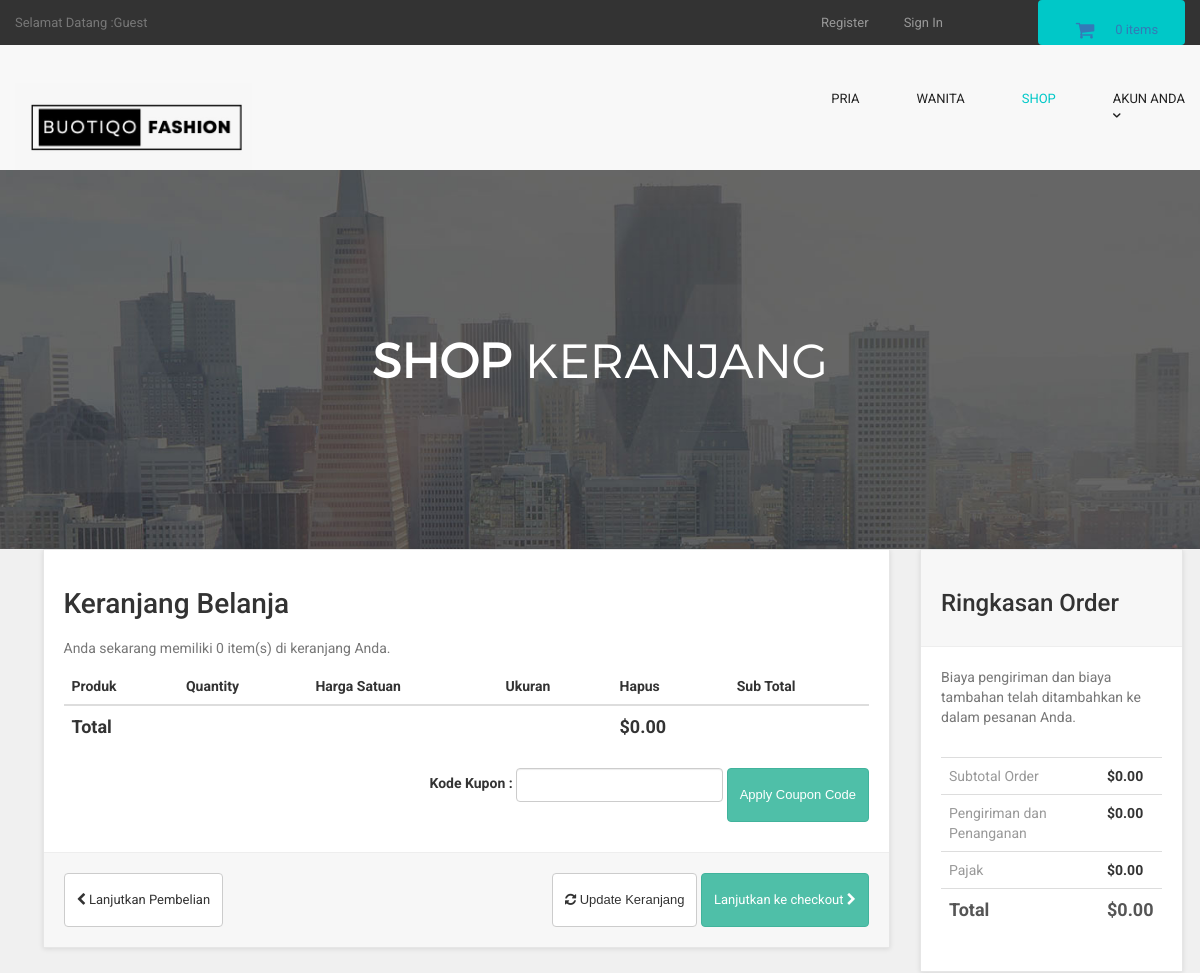
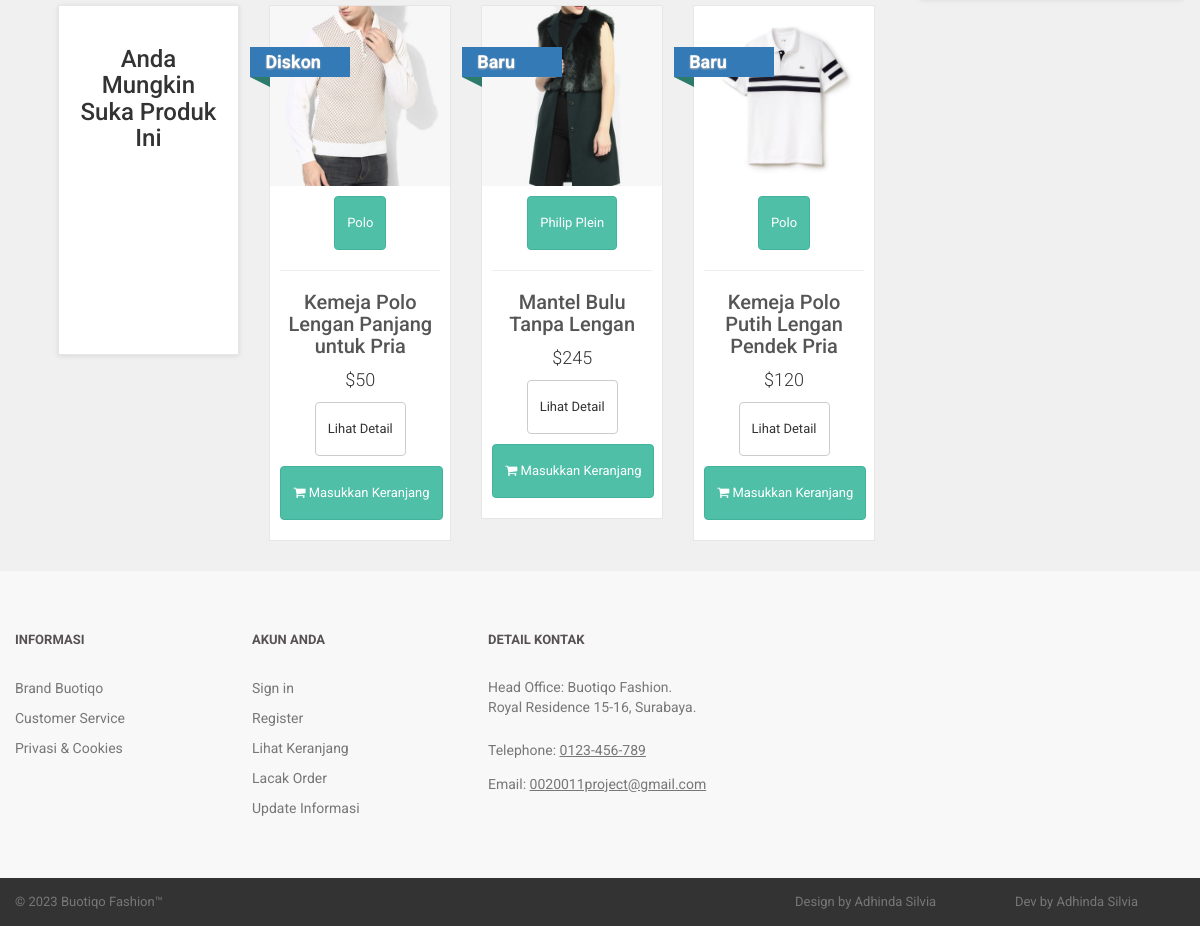
The page /cart_body.php on the database its author committed (2 pictures, top to bottom).
### tables this page shows
CREATE TABLE `products` (
  `product_id` int(10) NOT NULL AUTO_INCREMENT,
  `p_cat_id` int(10) NOT NULL,
  `cat_id` int(10) NOT NULL,
  `manufacturer_id` int(10) NOT NULL,
  `date` timestamp NOT NULL DEFAULT current_timestamp() ON UPDATE current_timestamp(),
  `product_title` text NOT NULL,
  `product_url` text NOT NULL,
  `product_img1` text NOT NULL,
  `product_img2` text NOT NULL,
  `product_img3` text NOT NULL,
  `product_price` int(10) NOT NULL,
  `product_psp_price` int(100) NOT NULL,
  `product_desc` text NOT NULL,
  `product_features` text NOT NULL,
  `product_video` text NOT NULL,
  `product_keywords` text NOT NULL,
  `product_label` text NOT NULL,
  `status` varchar(255) NOT NULL,
  PRIMARY KEY (`product_id`)
);

CREATE TABLE `manufacturers` (
  `manufacturer_id` int(10) NOT NULL AUTO_INCREMENT,
  `manufacturer_title` text NOT NULL,
  `manufacturer_top` text NOT NULL,
  `manufacturer_image` text NOT NULL,
  PRIMARY KEY (`manufacturer_id`)
);

### cart_body.php (the view, shortened to what this page needs)
<?php
include("includes/db.php");
include("includes/header.php");
include("functions/functions.php");
include("includes/main.php");
?>
  <main>
    <div class="nero">
      <div class="nero__heading">
        <span class="nero__bold">SHOP</span> Keranjang
      </div>
    </div>
  </main>
<div id="content" >
<div class="container" >
<div class="col-md-9" id="cart" >
<div class="box" >
<form action="cart.php" method="post" enctype="multipart-form-data" >
<h1> Keranjang Belanja </h1>
<?php
$ip_add = getRealUserIp();
$select_cart = "select * from cart where ip_add='$ip_add'";
$run_cart = mysqli_query($con,$select_cart);
$count = mysqli_num_rows($run_cart);
?>
<p class="text-muted" > Anda sekarang memiliki <?php echo $count; ?> item(s) di keranjang Anda. </p>
<div class="table-responsive" >
<table class="table" >
<thead>
<tr>
<th colspan="2" >Produk</th>
<th>Quantity</th>
<th>Harga Satuan</th>
<th>Ukuran</th>
<th colspan="1">Hapus</th>
<th colspan="2"> Sub Total </th>
</tr>
</thead>
<?php
$total = 0;
?>
<tfoot>
<tr>
<th colspan="5"> Total </th>
<th colspan="2"> $<?php echo $total; ?>.00 </th>
</tr>
</tfoot>
</table>
<div class="form-inline pull-right">
<div class="form-group">
<label>Kode Kupon : </label>
<input type="text" name="code" class="form-control">
</div>
<input class="btn btn-primary" type="submit" name="apply_coupon" value="Apply Coupon Code" >
</div>
</div>
<div class="box-footer">
<div class="pull-left">
<a href="index.php" class="btn btn-default">
<i class="fa fa-chevron-left"></i> Lanjutkan Pembelian
</a>
</div>
<div class="pull-right">
<button class="btn btn-default" type="submit" name="update" value="Update Cart">
<i class="fa fa-refresh"></i> Update Keranjang
</button>
<a href="checkout.php" class="btn btn-primary">
Lanjutkan ke checkout <i class="fa fa-chevron-right"></i>
</a>
</div>
</div>
</form>
</div>
<div id="row same-height-row">
<div class="col-md-3 col-sm-6">
<div class="box same-height headline">
<h3 class="text-center"> Anda Mungkin Suka Produk Ini </h3>
</div>
</div>
<?php
$get_products = "select * from products order by rand() LIMIT 0,3";
$run_products = mysqli_query($con,$get_products);
while($row_products=mysqli_fetch_array($run_products)){
$pro_title = $row_products['product_title'];
$pro_price = $row_products['product_price'];
$pro_img1 = $row_products['product_img1'];
$pro_label = $row_products['product_label'];
$manufacturer_id = $row_products['manufacturer_id'];
$get_manufacturer = "select * from manufacturers where manufacturer_id='$manufacturer_id'";
$run_manufacturer = mysqli_query($db,$get_manufacturer);
$row_manufacturer = mysqli_fetch_array($run_manufacturer);
$manufacturer_name = $row_manufacturer['manufacturer_title'];
$pro_psp_price = $row_products['product_psp_price'];
$pro_url = $row_products['product_url'];
if($pro_label == "Sale" or $pro_label == "Gift"){
$product_price = "<del> $$pro_price </del>";
$product_psp_price = "| $$pro_psp_price";
}
else{
$product_psp_price = "";
$product_price = "$$pro_price";
}
if($pro_label == ""){
}
else{
$product_label = "
<a class='label sale' href='#' style='color:black;'>
<div class='thelabel'>$pro_label</div>
<div class='label-background'> </div>
</a>
";
}
echo "
<div class='col-md-3 col-sm-6 center-responsive' >
<div class='product' >
<a href='$pro_url' >
<img src='admin_area/product_images/$pro_img1' class='img-responsive' >
</a>
<div class='text' >
<center>
<p class='btn btn-primary'> $manufacturer_name </p>
</center>
<hr>
<h3><a href='$pro_url' >$pro_title</a></h3>
<p class='price' > $product_price $product_psp_price </p>
<p class='buttons' >
<a href='$pro_url' class='btn btn-default' >Lihat Detail</a>
<a href='$pro_url' class='btn btn-primary'>
<i class='fa fa-shopping-cart'></i> Masukkan Keranjang
</a>
</p>
</div>
$product_label
</div>
</div>
";
}
?>
</div>
</div>
<div class="col-md-3">
<div class="box" id="order-summary">
<div class="box-header">
<h3>Ringkasan Order</h3>
</div>
<p class="text-muted">
Biaya pengiriman dan biaya tambahan telah ditambahkan ke dalam pesanan Anda.
</p>
<div class="table-responsive">
<table class="table">
<tbody>
<tr>
<td> Subtotal Order </td>
<th> $<?php echo $total; ?>.00 </th>
</tr>
<tr>
<td> Pengiriman dan Penanganan </td>
<th>$0.00</th>
</tr>
<tr>
<td>Pajak</td>
<th>$0.00</th>
</tr>
<tr class="total">
<td>Total</td>
<th>$<?php echo $total; ?>.00</th>
</tr>
</tbody>
</table>
</div>
</div>
</div>
</div>
</div>
<?php
include("includes/footer.php");
?>
</body>

### styles/backend.css (style rules this page uses)
html { font-family: "Roboto", Helvetica, Arial, sans-serif; line-height: 1.15; -ms-text-size-adjust: 100%; -webkit-text-size-adjust: 100% }
body { margin: 0 }
h1 { font-size: 2em; margin: .67em 0 }
figcaption, figure, main { display: block }
hr { box-sizing: content-box; height: 0; overflow: visible }
a { background-color: transparent; -webkit-text-decoration-skip: objects }
img { border-style: none }
button, input, optgroup, select, textarea { font-family: sans-serif; font-size: 100%; line-height: 1.15; margin: 0 }
button, input { overflow: visible }
button, select { text-transform: none }
[type=reset], [type=submit], button, html [type=button] { -webkit-appearance: button }
html { box-sizing: border-box }
body { min-width: 1190px; font-family: Montserrat, sans-serif; font-weight: 400; background-color: white; }
.container { width: 1170px; margin: 0 auto }
img { max-width: 100%; height: auto }
.btn { display: inline-block; vertical-align: top; font-size: 13px; line-height: 40px; text-decoration: none; -webkit-transition: .3s; transition: .3s }
.nero { padding-top: 160px; padding-bottom: 140px; font-family: 'montserratlight', sans-serif; text-align: center; text-transform: uppercase; color: #FFF; background: #666 url("../images/banner-ave.jpg") no-repeat; background-size: cover; background-position: center; }
.nero__heading { font-size: 48px; }
.nero__bold { font-weight: 700; }

### styles/style.css (style rules this page uses)
body { font-family: "Roboto", Helvetica, Arial, sans-serif; font-size: 14px; line-height: 1.42857143; color: #333333; background-color: #f0f0f0; overflow-x: hidden; }
.btn-primary { color:rgb(255, 255, 255); background-color:rgb(79, 191, 168); border-color:rgb(65, 179, 156); }
.box { background: #fff; margin: 0 0 30px; border: solid 1px #e6e6e6; box-sizing: border-box; padding:20px; box-shadow: 0 1px 5px rgba(0, 0, 0, 0.1); }
#content { padding-left:25px; }
#content .product { background:#fff; border: solid 1px #e6e6e6; box-sizing: border-box; margin-bottom: 30px; }
#content .product .text p.price { font-size:18px; text-align:center; font-weight:300; }
#content .product .text .buttons { clear:both; text-align:center; }
#content .product .text h3 { text-align:center; font-size:20px; }
#content .product .text h3 a { color:rgb(85, 85, 85); }
#content .product .text { padding:10px 10px 0px; }
#content .product .text .buttons .btn { margin-bottom:10px; }
#content .headline { height: 350px; }
#content #cart .table tfoot { font-size:18px; }
.box .box-footer { background: #f7f7f7; margin: 30px -20px -20px; padding:20px; border-top: solid 1px #eeeeee; }
.box .box-footer:before, .box .box-footer:after { content:" "; display: table; }
.box .box-footer:after { clear:both; }
.box .box-header { background:#f7f7f7; margin:-20px -20px 20px; padding:20px; border-bottom: solid 1px #eeeeee; }
#content #order-summary table { margin-top: 20px; }
#content #order-summary table td { color: #999999; }
#content #order-summary table tr.total td, #content #order-summary table tr.total th { font-size: 18px; color:#555555; font-weight: 700; }
.label { text-decoration : none; position: absolute; top: 50px; padding-left:51px; z-index: 20; }
.label .thelabel { position: relative; width: 100px; padding: 6px 50px 6px 15px; margin: 40px 50px 10px -71px; color: #fff; font-size:18px; font-weight:bold; background-color: #337ab7; text-shadow: 0px 1px 2px #bbb ; }
.label .thelabel:before, .label .thelabel:after { content: ''; position: absolute; width:0; height:0; }
.label .thelabel:after { left: 0px; top: 100%; border-width : 5px 10px; border-style: solid; border-color: #2d7b6b #2d7b6b transparent transparent; }
.label.sale { top: 0; }

### rows shown on the page
products: product_img1 (picture), manufacturer.manufacturer_title "Polo", product_title "Kemeja Polo Lengan Panjang untuk Pria", product_price "$50", product_label "Diskon"
products: product_img1 (picture), manufacturer.manufacturer_title "Philip Plein", product_title "Mantel Bulu Tanpa Lengan", product_price "$245", product_label "Baru"
products: product_img1 (picture), manufacturer.manufacturer_title "Polo", product_title "Kemeja Polo Putih Lengan Pendek Pria", product_price "$120", product_label "Baru"

### other values the page prints
$count_items "0"
$count "0"
$total "0"
